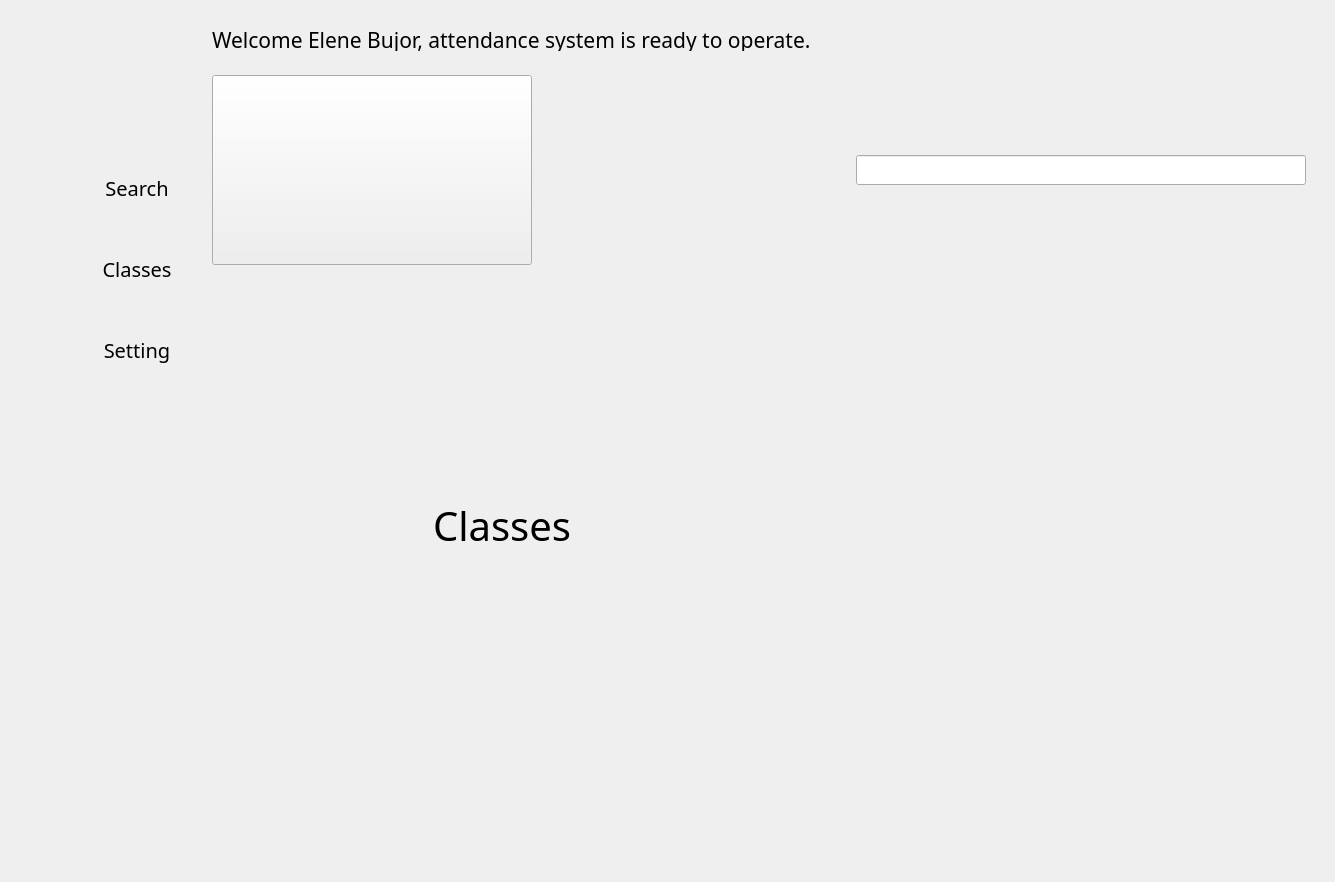
<?xml version="1.0" encoding="UTF-8"?>
<ui version="4.0">
 <class>Dialog</class>
 <widget class="QDialog" name="Dialog">
  <property name="geometry">
   <rect>
    <x>0</x>
    <y>0</y>
    <width>990</width>
    <height>882</height>
   </rect>
  </property>
  <property name="font">
   <font>
    <family>Myanmar Khyay</family>
    <pointsize>100</pointsize>
   </font>
  </property>
  <property name="windowTitle">
   <string>Face Recognition</string>
  </property>
  <property name="styleSheet">
   <string notr="true">background-color:&quot;#D9D9D9&quot;;
font-family: Myanmar Khyay;</string>
  </property>
  <layout class="QGridLayout" name="gridLayout">
   <item row="0" column="0">
    <widget class="QWidget" name="widget" native="true">
     <property name="enabled">
      <bool>true</bool>
     </property>
     <property name="maximumSize">
      <size>
       <width>50</width>
       <height>820</height>
      </size>
     </property>
     <property name="styleSheet">
      <string notr="true">QWidget {
    background-color: &quot;#FFFFFF&quot;;
}

QPushButton {
    color: white;
    height: 35px;
    border: none;
    
}


QPushButton:checked{
background-color:&quot;#F5FAFE&quot;;
color:&quot;#1F95EF&quot;;
font-weight:bold;

}</string>
     </property>
     <layout class="QVBoxLayout" name="verticalLayout_3">
      <item>
       <layout class="QHBoxLayout" name="horizontalLayout">
        <item>
         <spacer name="horizontalSpacer_2">
          <property name="orientation">
           <enum>Qt::Orientation::Horizontal</enum>
          </property>
          <property name="sizeHint" stdset="0">
           <size>
            <width>28</width>
            <height>20</height>
           </size>
          </property>
         </spacer>
        </item>
        <item>
         <widget class="QPushButton" name="pushButton_8">
          <property name="enabled">
           <bool>true</bool>
          </property>
          <property name="minimumSize">
           <size>
            <width>25</width>
            <height>25</height>
           </size>
          </property>
          <property name="maximumSize">
           <size>
            <width>30</width>
            <height>28</height>
           </size>
          </property>
          <property name="text">
           <string/>
          </property>
          <property name="icon">
           <iconset>
            <normaloff>../../../../Users/foral/Desktop/QTUI/back 1.png</normaloff>../../../../Users/foral/Desktop/QTUI/back 1.png</iconset>
          </property>
          <property name="iconSize">
           <size>
            <width>20</width>
            <height>20</height>
           </size>
          </property>
          <property name="checkable">
           <bool>true</bool>
          </property>
         </widget>
        </item>
        <item>
         <spacer name="horizontalSpacer">
          <property name="orientation">
           <enum>Qt::Orientation::Horizontal</enum>
          </property>
          <property name="sizeHint" stdset="0">
           <size>
            <width>28</width>
            <height>20</height>
           </size>
          </property>
         </spacer>
        </item>
       </layout>
      </item>
      <item>
       <widget class="QPushButton" name="pushButton_2">
        <property name="minimumSize">
         <size>
          <width>40</width>
          <height>30</height>
         </size>
        </property>
        <property name="maximumSize">
         <size>
          <width>50</width>
          <height>50</height>
         </size>
        </property>
        <property name="sizeIncrement">
         <size>
          <width>100</width>
          <height>100</height>
         </size>
        </property>
        <property name="text">
         <string/>
        </property>
        <property name="icon">
         <iconset>
          <normaloff>Images/Logo.png</normaloff>Images/Logo.png</iconset>
        </property>
        <property name="iconSize">
         <size>
          <width>45</width>
          <height>45</height>
         </size>
        </property>
       </widget>
      </item>
      <item>
       <layout class="QVBoxLayout" name="verticalLayout">
        <item>
         <spacer name="verticalSpacer_3">
          <property name="orientation">
           <enum>Qt::Orientation::Vertical</enum>
          </property>
          <property name="sizeHint" stdset="0">
           <size>
            <width>20</width>
            <height>40</height>
           </size>
          </property>
         </spacer>
        </item>
        <item>
         <widget class="QPushButton" name="search_1">
          <property name="font">
           <font>
            <family>Myanmar Khyay</family>
            <pointsize>15</pointsize>
           </font>
          </property>
          <property name="text">
           <string/>
          </property>
          <property name="icon">
           <iconset>
            <normaloff>Images/search-interface-symbol.png</normaloff>Images/search-interface-symbol.png</iconset>
          </property>
          <property name="iconSize">
           <size>
            <width>30</width>
            <height>30</height>
           </size>
          </property>
          <property name="checkable">
           <bool>true</bool>
          </property>
          <property name="autoExclusive">
           <bool>true</bool>
          </property>
         </widget>
        </item>
        <item>
         <spacer name="verticalSpacer_4">
          <property name="orientation">
           <enum>Qt::Orientation::Vertical</enum>
          </property>
          <property name="sizeHint" stdset="0">
           <size>
            <width>20</width>
            <height>40</height>
           </size>
          </property>
         </spacer>
        </item>
        <item>
         <widget class="QPushButton" name="classes_1">
          <property name="text">
           <string/>
          </property>
          <property name="icon">
           <iconset>
            <normaloff>Images/student_17584468.png</normaloff>Images/student_17584468.png</iconset>
          </property>
          <property name="iconSize">
           <size>
            <width>30</width>
            <height>30</height>
           </size>
          </property>
          <property name="checkable">
           <bool>true</bool>
          </property>
          <property name="autoExclusive">
           <bool>true</bool>
          </property>
         </widget>
        </item>
        <item>
         <spacer name="verticalSpacer_5">
          <property name="orientation">
           <enum>Qt::Orientation::Vertical</enum>
          </property>
          <property name="sizeHint" stdset="0">
           <size>
            <width>20</width>
            <height>40</height>
           </size>
          </property>
         </spacer>
        </item>
        <item>
         <widget class="QPushButton" name="setting_1">
          <property name="text">
           <string/>
          </property>
          <property name="icon">
           <iconset>
            <normaloff>Images/settings.png</normaloff>Images/settings.png</iconset>
          </property>
          <property name="iconSize">
           <size>
            <width>25</width>
            <height>25</height>
           </size>
          </property>
          <property name="checkable">
           <bool>true</bool>
          </property>
          <property name="autoExclusive">
           <bool>true</bool>
          </property>
         </widget>
        </item>
       </layout>
      </item>
      <item>
       <spacer name="verticalSpacer">
        <property name="orientation">
         <enum>Qt::Orientation::Vertical</enum>
        </property>
        <property name="sizeHint" stdset="0">
         <size>
          <width>28</width>
          <height>400</height>
         </size>
        </property>
       </spacer>
      </item>
      <item>
       <layout class="QHBoxLayout" name="horizontalLayout_2">
        <item>
         <spacer name="horizontalSpacer_3">
          <property name="orientation">
           <enum>Qt::Orientation::Horizontal</enum>
          </property>
          <property name="sizeHint" stdset="0">
           <size>
            <width>10</width>
            <height>10</height>
           </size>
          </property>
         </spacer>
        </item>
        <item>
         <widget class="QLabel" name="label_3">
          <property name="minimumSize">
           <size>
            <width>20</width>
            <height>20</height>
           </size>
          </property>
          <property name="maximumSize">
           <size>
            <width>20</width>
            <height>20</height>
           </size>
          </property>
          <property name="text">
           <string/>
          </property>
          <property name="pixmap">
           <pixmap>../../../../Users/foral/Desktop/QTUI/Images/Group 91.png</pixmap>
          </property>
          <property name="scaledContents">
           <bool>true</bool>
          </property>
         </widget>
        </item>
        <item>
         <spacer name="horizontalSpacer_4">
          <property name="orientation">
           <enum>Qt::Orientation::Horizontal</enum>
          </property>
          <property name="sizeHint" stdset="0">
           <size>
            <width>10</width>
            <height>10</height>
           </size>
          </property>
         </spacer>
        </item>
       </layout>
      </item>
      <item>
       <spacer name="verticalSpacer_9">
        <property name="orientation">
         <enum>Qt::Orientation::Vertical</enum>
        </property>
        <property name="sizeHint" stdset="0">
         <size>
          <width>15</width>
          <height>10</height>
         </size>
        </property>
       </spacer>
      </item>
     </layout>
    </widget>
   </item>
   <item row="0" column="1">
    <widget class="QWidget" name="widget_3" native="true">
     <property name="enabled">
      <bool>true</bool>
     </property>
     <property name="maximumSize">
      <size>
       <width>130</width>
       <height>820</height>
      </size>
     </property>
     <property name="styleSheet">
      <string notr="true">QWidget {
    background-color: &quot;#FFFFFF&quot;;
}

QPushButton {
    color: black;
    height: 35px;
    border: none;
    padding-left:10px;
	border-top-left-radius:10px;
	border-bottom-left-radius:10px;
}


QPushButton:checked{
background-color:&quot;#F5FAFE&quot;;
color:&quot;#1F95EF&quot;;
font-weight:bold;

}

</string>
     </property>
     <layout class="QVBoxLayout" name="verticalLayout_4">
      <item>
       <layout class="QHBoxLayout" name="horizontalLayout_3">
        <item>
         <spacer name="horizontalSpacer_5">
          <property name="orientation">
           <enum>Qt::Orientation::Horizontal</enum>
          </property>
          <property name="sizeHint" stdset="0">
           <size>
            <width>28</width>
            <height>20</height>
           </size>
          </property>
         </spacer>
        </item>
        <item>
         <widget class="QPushButton" name="pushButton_9">
          <property name="enabled">
           <bool>true</bool>
          </property>
          <property name="minimumSize">
           <size>
            <width>25</width>
            <height>25</height>
           </size>
          </property>
          <property name="maximumSize">
           <size>
            <width>30</width>
            <height>28</height>
           </size>
          </property>
          <property name="text">
           <string/>
          </property>
          <property name="icon">
           <iconset>
            <normaloff>../../../../Users/foral/Desktop/QTUI/back.png</normaloff>../../../../Users/foral/Desktop/QTUI/back.png</iconset>
          </property>
          <property name="iconSize">
           <size>
            <width>20</width>
            <height>20</height>
           </size>
          </property>
          <property name="checkable">
           <bool>true</bool>
          </property>
         </widget>
        </item>
        <item>
         <spacer name="horizontalSpacer_6">
          <property name="orientation">
           <enum>Qt::Orientation::Horizontal</enum>
          </property>
          <property name="sizeHint" stdset="0">
           <size>
            <width>28</width>
            <height>20</height>
           </size>
          </property>
         </spacer>
        </item>
       </layout>
      </item>
      <item>
       <layout class="QVBoxLayout" name="verticalLayout_2">
        <item>
         <widget class="QPushButton" name="pushButton">
          <property name="minimumSize">
           <size>
            <width>0</width>
            <height>70</height>
           </size>
          </property>
          <property name="maximumSize">
           <size>
            <width>120</width>
            <height>70</height>
           </size>
          </property>
          <property name="text">
           <string/>
          </property>
          <property name="icon">
           <iconset>
            <normaloff>Images/Logo.png</normaloff>Images/Logo.png</iconset>
          </property>
          <property name="iconSize">
           <size>
            <width>80</width>
            <height>70</height>
           </size>
          </property>
         </widget>
        </item>
        <item>
         <spacer name="verticalSpacer_6">
          <property name="orientation">
           <enum>Qt::Orientation::Vertical</enum>
          </property>
          <property name="sizeHint" stdset="0">
           <size>
            <width>20</width>
            <height>20</height>
           </size>
          </property>
         </spacer>
        </item>
        <item>
         <widget class="QPushButton" name="search_2">
          <property name="font">
           <font>
            <family>Myanmar Khyay</family>
            <pointsize>15</pointsize>
           </font>
          </property>
          <property name="text">
           <string>Search</string>
          </property>
          <property name="icon">
           <iconset>
            <normaloff>Images/search-interface-symbol.png</normaloff>Images/search-interface-symbol.png</iconset>
          </property>
          <property name="iconSize">
           <size>
            <width>25</width>
            <height>25</height>
           </size>
          </property>
          <property name="checkable">
           <bool>true</bool>
          </property>
          <property name="autoExclusive">
           <bool>true</bool>
          </property>
         </widget>
        </item>
        <item>
         <spacer name="verticalSpacer_7">
          <property name="orientation">
           <enum>Qt::Orientation::Vertical</enum>
          </property>
          <property name="sizeHint" stdset="0">
           <size>
            <width>20</width>
            <height>40</height>
           </size>
          </property>
         </spacer>
        </item>
        <item>
         <widget class="QPushButton" name="classes_2">
          <property name="font">
           <font>
            <family>Myanmar Khyay</family>
            <pointsize>15</pointsize>
           </font>
          </property>
          <property name="text">
           <string>Classes</string>
          </property>
          <property name="icon">
           <iconset>
            <normaloff>Images/student_17584468.png</normaloff>Images/student_17584468.png</iconset>
          </property>
          <property name="iconSize">
           <size>
            <width>25</width>
            <height>25</height>
           </size>
          </property>
          <property name="checkable">
           <bool>true</bool>
          </property>
          <property name="autoExclusive">
           <bool>true</bool>
          </property>
         </widget>
        </item>
        <item>
         <spacer name="verticalSpacer_8">
          <property name="orientation">
           <enum>Qt::Orientation::Vertical</enum>
          </property>
          <property name="sizeHint" stdset="0">
           <size>
            <width>20</width>
            <height>40</height>
           </size>
          </property>
         </spacer>
        </item>
        <item>
         <widget class="QPushButton" name="setting_2">
          <property name="font">
           <font>
            <family>Myanmar Khyay</family>
            <pointsize>15</pointsize>
           </font>
          </property>
          <property name="text">
           <string>Setting</string>
          </property>
          <property name="icon">
           <iconset>
            <normaloff>Images/settings.png</normaloff>Images/settings.png</iconset>
          </property>
          <property name="iconSize">
           <size>
            <width>25</width>
            <height>25</height>
           </size>
          </property>
          <property name="checkable">
           <bool>true</bool>
          </property>
          <property name="autoExclusive">
           <bool>true</bool>
          </property>
         </widget>
        </item>
       </layout>
      </item>
      <item>
       <spacer name="verticalSpacer_2">
        <property name="orientation">
         <enum>Qt::Orientation::Vertical</enum>
        </property>
        <property name="sizeHint" stdset="0">
         <size>
          <width>28</width>
          <height>425</height>
         </size>
        </property>
       </spacer>
      </item>
      <item>
       <layout class="QHBoxLayout" name="horizontalLayout_4">
        <item>
         <spacer name="horizontalSpacer_7">
          <property name="orientation">
           <enum>Qt::Orientation::Horizontal</enum>
          </property>
          <property name="sizeHint" stdset="0">
           <size>
            <width>18</width>
            <height>20</height>
           </size>
          </property>
         </spacer>
        </item>
        <item>
         <widget class="QLabel" name="label_5">
          <property name="minimumSize">
           <size>
            <width>20</width>
            <height>20</height>
           </size>
          </property>
          <property name="maximumSize">
           <size>
            <width>20</width>
            <height>20</height>
           </size>
          </property>
          <property name="text">
           <string/>
          </property>
          <property name="pixmap">
           <pixmap>../../../../Users/foral/Desktop/QTUI/Images/Group 91.png</pixmap>
          </property>
          <property name="scaledContents">
           <bool>true</bool>
          </property>
         </widget>
        </item>
        <item>
         <spacer name="horizontalSpacer_8">
          <property name="orientation">
           <enum>Qt::Orientation::Horizontal</enum>
          </property>
          <property name="sizeHint" stdset="0">
           <size>
            <width>18</width>
            <height>20</height>
           </size>
          </property>
         </spacer>
        </item>
       </layout>
      </item>
      <item>
       <spacer name="verticalSpacer_10">
        <property name="orientation">
         <enum>Qt::Orientation::Vertical</enum>
        </property>
        <property name="sizeHint" stdset="0">
         <size>
          <width>15</width>
          <height>10</height>
         </size>
        </property>
       </spacer>
      </item>
     </layout>
    </widget>
   </item>
   <item row="0" column="2">
    <widget class="QWidget" name="main_menu" native="true">
     <layout class="QVBoxLayout" name="verticalLayout_6">
      <property name="leftMargin">
       <number>0</number>
      </property>
      <item>
       <widget class="QWidget" name="widget_2" native="true">
        <property name="maximumSize">
         <size>
          <width>700</width>
          <height>40</height>
         </size>
        </property>
        <property name="styleSheet">
         <string notr="true">background-color:&quot;#ffffff&quot;;</string>
        </property>
        <layout class="QVBoxLayout" name="verticalLayout_5">
         <item>
          <widget class="QLabel" name="label">
           <property name="maximumSize">
            <size>
             <width>900</width>
             <height>40</height>
            </size>
           </property>
           <property name="font">
            <font>
             <family>Myanmar Khyay</family>
             <pointsize>16</pointsize>
            </font>
           </property>
           <property name="styleSheet">
            <string notr="true">textSize:&quot;150dp&quot;;</string>
           </property>
           <property name="text">
            <string>Welcome Elene Bujor, attendance system is ready to operate.</string>
           </property>
          </widget>
         </item>
        </layout>
       </widget>
      </item>
      <item>
       <widget class="QWidget" name="widget_4" native="true">
        <property name="styleSheet">
         <string notr="true">background-color:&quot;#FFFFFF&quot;;

QPushButton {
    color: black;
    height: 35px;
    border: none;
 
}


</string>
        </property>
        <layout class="QHBoxLayout" name="horizontalLayout_6">
         <item>
          <widget class="QPushButton" name="pushButton_10">
           <property name="text">
            <string/>
           </property>
           <property name="icon">
            <iconset>
             <normaloff>Images/menu.png</normaloff>Images/menu.png</iconset>
           </property>
           <property name="checkable">
            <bool>true</bool>
           </property>
          </widget>
         </item>
         <item>
          <spacer name="horizontalSpacer_9">
           <property name="orientation">
            <enum>Qt::Orientation::Horizontal</enum>
           </property>
           <property name="sizeHint" stdset="0">
            <size>
             <width>20</width>
             <height>20</height>
            </size>
           </property>
          </spacer>
         </item>
         <item>
          <widget class="QPushButton" name="pushButton_11">
           <property name="styleSheet">
            <string notr="true">QPushButton {
    color: black;
    height: 35px;
    border: none;
 
}


QPushButton:checked{
background-color:&quot;#F5FAFE&quot;;
color:&quot;#1F95EF&quot;;
font-weight:bold;

}
</string>
           </property>
           <property name="text">
            <string/>
           </property>
           <property name="icon">
            <iconset>
             <normaloff>Images/search-interface-symbol.png</normaloff>Images/search-interface-symbol.png</iconset>
           </property>
          </widget>
         </item>
         <item>
          <layout class="QHBoxLayout" name="horizontalLayout_5">
           <item>
            <widget class="QLineEdit" name="lineEdit">
             <property name="minimumSize">
              <size>
               <width>450</width>
               <height>0</height>
              </size>
             </property>
             <property name="maximumSize">
              <size>
               <width>500</width>
               <height>30</height>
              </size>
             </property>
            </widget>
           </item>
          </layout>
         </item>
         <item>
          <spacer name="horizontalSpacer_10">
           <property name="orientation">
            <enum>Qt::Orientation::Horizontal</enum>
           </property>
           <property name="sizeHint" stdset="0">
            <size>
             <width>300</width>
             <height>20</height>
            </size>
           </property>
          </spacer>
         </item>
        </layout>
       </widget>
      </item>
      <item>
       <widget class="QStackedWidget" name="stackedWidget">
        <property name="styleSheet">
         <string notr="true">background-color:&quot;#FFFFFF&quot;;</string>
        </property>
        <property name="currentIndex">
         <number>2</number>
        </property>
        <widget class="QWidget" name="Search_Page">
         <widget class="QLabel" name="label_7">
          <property name="geometry">
           <rect>
            <x>130</x>
            <y>210</y>
            <width>381</width>
            <height>161</height>
           </rect>
          </property>
          <property name="font">
           <font>
            <family>Myanmar Khyay</family>
            <pointsize>30</pointsize>
           </font>
          </property>
          <property name="text">
           <string>Search</string>
          </property>
         </widget>
        </widget>
        <widget class="QWidget" name="Setting">
         <widget class="QLabel" name="label_8">
          <property name="geometry">
           <rect>
            <x>130</x>
            <y>250</y>
            <width>381</width>
            <height>161</height>
           </rect>
          </property>
          <property name="font">
           <font>
            <family>Myanmar Khyay</family>
            <pointsize>30</pointsize>
           </font>
          </property>
          <property name="text">
           <string>Setting</string>
          </property>
         </widget>
        </widget>
        <widget class="QWidget" name="Classes">
         <widget class="QLabel" name="label_6">
          <property name="geometry">
           <rect>
            <x>230</x>
            <y>165</y>
            <width>381</width>
            <height>161</height>
           </rect>
          </property>
          <property name="font">
           <font>
            <family>Myanmar Khyay</family>
            <pointsize>30</pointsize>
           </font>
          </property>
          <property name="text">
           <string>Classes</string>
          </property>
         </widget>
        </widget>
       </widget>
      </item>
     </layout>
    </widget>
   </item>
  </layout>
 </widget>
 <resources>
  <include location="resource.qrc"/>
 </resources>
 <connections>
  <connection>
   <sender>pushButton_10</sender>
   <signal>toggled(bool)</signal>
   <receiver>widget_3</receiver>
   <slot>setVisible(bool)</slot>
   <hints>
    <hint type="sourcelabel">
     <x>241</x>
     <y>74</y>
    </hint>
    <hint type="destinationlabel">
     <x>165</x>
     <y>254</y>
    </hint>
   </hints>
  </connection>
  <connection>
   <sender>pushButton_10</sender>
   <signal>toggled(bool)</signal>
   <receiver>widget</receiver>
   <slot>setHidden(bool)</slot>
   <hints>
    <hint type="sourcelabel">
     <x>246</x>
     <y>82</y>
    </hint>
    <hint type="destinationlabel">
     <x>49</x>
     <y>351</y>
    </hint>
   </hints>
  </connection>
  <connection>
   <sender>pushButton_9</sender>
   <signal>toggled(bool)</signal>
   <receiver>widget</receiver>
   <slot>setVisible(bool)</slot>
   <hints>
    <hint type="sourcelabel">
     <x>119</x>
     <y>48</y>
    </hint>
    <hint type="destinationlabel">
     <x>49</x>
     <y>85</y>
    </hint>
   </hints>
  </connection>
  <connection>
   <sender>setting_1</sender>
   <signal>toggled(bool)</signal>
   <receiver>setting_2</receiver>
   <slot>setChecked(bool)</slot>
   <hints>
    <hint type="sourcelabel">
     <x>21</x>
     <y>336</y>
    </hint>
    <hint type="destinationlabel">
     <x>98</x>
     <y>340</y>
    </hint>
   </hints>
  </connection>
  <connection>
   <sender>classes_1</sender>
   <signal>toggled(bool)</signal>
   <receiver>classes_2</receiver>
   <slot>setChecked(bool)</slot>
   <hints>
    <hint type="sourcelabel">
     <x>26</x>
     <y>250</y>
    </hint>
    <hint type="destinationlabel">
     <x>87</x>
     <y>250</y>
    </hint>
   </hints>
  </connection>
  <connection>
   <sender>search_1</sender>
   <signal>toggled(bool)</signal>
   <receiver>search_2</receiver>
   <slot>setChecked(bool)</slot>
   <hints>
    <hint type="sourcelabel">
     <x>28</x>
     <y>172</y>
    </hint>
    <hint type="destinationlabel">
     <x>98</x>
     <y>168</y>
    </hint>
   </hints>
  </connection>
  <connection>
   <sender>search_2</sender>
   <signal>toggled(bool)</signal>
   <receiver>search_1</receiver>
   <slot>setChecked(bool)</slot>
   <hints>
    <hint type="sourcelabel">
     <x>84</x>
     <y>156</y>
    </hint>
    <hint type="destinationlabel">
     <x>26</x>
     <y>159</y>
    </hint>
   </hints>
  </connection>
  <connection>
   <sender>classes_2</sender>
   <signal>toggled(bool)</signal>
   <receiver>classes_1</receiver>
   <slot>setChecked(bool)</slot>
   <hints>
    <hint type="sourcelabel">
     <x>164</x>
     <y>240</y>
    </hint>
    <hint type="destinationlabel">
     <x>23</x>
     <y>243</y>
    </hint>
   </hints>
  </connection>
  <connection>
   <sender>setting_2</sender>
   <signal>toggled(bool)</signal>
   <receiver>setting_1</receiver>
   <slot>setChecked(bool)</slot>
   <hints>
    <hint type="sourcelabel">
     <x>164</x>
     <y>344</y>
    </hint>
    <hint type="destinationlabel">
     <x>24</x>
     <y>332</y>
    </hint>
   </hints>
  </connection>
 </connections>
</ui>
